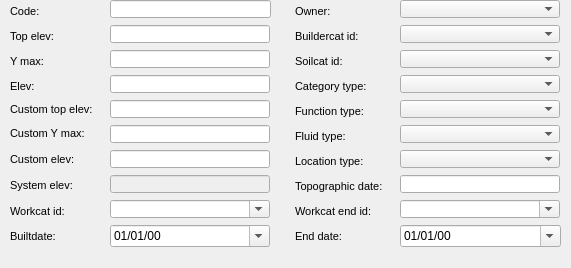
      <widget class="QWidget" name="page_49">
       <property name="geometry">
        <rect>
         <x>0</x>
         <y>0</y>
         <width>571</width>
         <height>268</height>
        </rect>
       </property>
       <attribute name="label">
        <string>Basic information</string>
       </attribute>
       <widget class="QComboBox" name="fluid_type">
        <property name="geometry">
         <rect>
          <x>400</x>
          <y>125</y>
          <width>160</width>
          <height>18</height>
         </rect>
        </property>
       </widget>
       <widget class="QComboBox" name="location_type">
        <property name="geometry">
         <rect>
          <x>400</x>
          <y>150</y>
          <width>160</width>
          <height>18</height>
         </rect>
        </property>
       </widget>
       <widget class="QLineEdit" name="custom_ymax">
        <property name="geometry">
         <rect>
          <x>110</x>
          <y>125</y>
          <width>160</width>
          <height>18</height>
         </rect>
        </property>
        <property name="text">
         <string/>
        </property>
       </widget>
       <widget class="QgsDateTimeEdit" name="builtdate">
        <property name="geometry">
         <rect>
          <x>110</x>
          <y>225</y>
          <width>160</width>
          <height>22</height>
         </rect>
        </property>
        <property name="displayFormat">
         <string>dd/MM/yy</string>
        </property>
        <property name="calendarPopup">
         <bool>true</bool>
        </property>
        <property name="allowNull" stdset="0">
         <bool>true</bool>
        </property>
       </widget>
       <widget class="QLabel" name="label_elev">
        <property name="geometry">
         <rect>
          <x>10</x>
          <y>75</y>
          <width>90</width>
          <height>22</height>
         </rect>
        </property>
        <property name="font">
         <font>
          <pointsize>8</pointsize>
         </font>
        </property>
        <property name="frameShape">
         <enum>QFrame::NoFrame</enum>
        </property>
        <property name="frameShadow">
         <enum>QFrame::Plain</enum>
        </property>
        <property name="text">
         <string>Elev:</string>
        </property>
        <property name="margin">
         <number>3</number>
        </property>
       </widget>
       <widget class="QLabel" name="label_enddate">
        <property name="geometry">
         <rect>
          <x>295</x>
          <y>225</y>
          <width>101</width>
          <height>22</height>
         </rect>
        </property>
        <property name="font">
         <font>
          <pointsize>8</pointsize>
         </font>
        </property>
        <property name="frameShape">
         <enum>QFrame::NoFrame</enum>
        </property>
        <property name="frameShadow">
         <enum>QFrame::Plain</enum>
        </property>
        <property name="text">
         <string>End date:</string>
        </property>
        <property name="textFormat">
         <enum>Qt::AutoText</enum>
        </property>
        <property name="scaledContents">
         <bool>false</bool>
        </property>
        <property name="margin">
         <number>3</number>
        </property>
       </widget>
       <widget class="QLabel" name="label_custom_elev">
        <property name="geometry">
         <rect>
          <x>10</x>
          <y>150</y>
          <width>106</width>
          <height>19</height>
         </rect>
        </property>
        <property name="font">
         <font>
          <pointsize>8</pointsize>
         </font>
        </property>
        <property name="frameShape">
         <enum>QFrame::NoFrame</enum>
        </property>
        <property name="frameShadow">
         <enum>QFrame::Plain</enum>
        </property>
        <property name="text">
         <string>Custom elev:</string>
        </property>
        <property name="wordWrap">
         <bool>true</bool>
        </property>
        <property name="margin">
         <number>3</number>
        </property>
       </widget>
       <widget class="QLineEdit" name="custom_elev">
        <property name="geometry">
         <rect>
          <x>110</x>
          <y>150</y>
          <width>160</width>
          <height>18</height>
         </rect>
        </property>
       </widget>
       <widget class="QComboBox" name="function_type">
        <property name="geometry">
         <rect>
          <x>400</x>
          <y>100</y>
          <width>160</width>
          <height>18</height>
         </rect>
        </property>
       </widget>
       <widget class="QLabel" name="label_workcat_id">
        <property name="geometry">
         <rect>
          <x>10</x>
          <y>200</y>
          <width>90</width>
          <height>22</height>
         </rect>
        </property>
        <property name="font">
         <font>
          <pointsize>8</pointsize>
         </font>
        </property>
        <property name="frameShape">
         <enum>QFrame::NoFrame</enum>
        </property>
        <property name="frameShadow">
         <enum>QFrame::Plain</enum>
        </property>
        <property name="text">
         <string>Workcat id:</string>
        </property>
        <property name="textFormat">
         <enum>Qt::AutoText</enum>
        </property>
        <property name="scaledContents">
         <bool>false</bool>
        </property>
        <property name="margin">
         <number>3</number>
        </property>
       </widget>
       <widget class="QLineEdit" name="elev">
        <property name="geometry">
         <rect>
          <x>110</x>
          <y>75</y>
          <width>160</width>
          <height>18</height>
         </rect>
        </property>
       </widget>
       <widget class="QComboBox" name="ownercat_id">
        <property name="geometry">
         <rect>
          <x>400</x>
          <y>0</y>
          <width>160</width>
          <height>18</height>
         </rect>
        </property>
       </widget>
       <widget class="QLabel" name="label_workcat_id_end">
        <property name="geometry">
         <rect>
          <x>295</x>
          <y>200</y>
          <width>101</width>
          <height>22</height>
         </rect>
        </property>
        <property name="font">
         <font>
          <pointsize>8</pointsize>
         </font>
        </property>
        <property name="frameShape">
         <enum>QFrame::NoFrame</enum>
        </property>
        <property name="frameShadow">
         <enum>QFrame::Plain</enum>
        </property>
        <property name="text">
         <string>Workcat end id:</string>
        </property>
        <property name="textFormat">
         <enum>Qt::AutoText</enum>
        </property>
        <property name="scaledContents">
         <bool>false</bool>
        </property>
        <property name="margin">
         <number>3</number>
        </property>
       </widget>
       <widget class="QComboBox" name="category_type">
        <property name="geometry">
         <rect>
          <x>400</x>
          <y>75</y>
          <width>160</width>
          <height>18</height>
         </rect>
        </property>
       </widget>
       <widget class="QLabel" name="label_buildercat_id">
        <property name="geometry">
         <rect>
          <x>295</x>
          <y>25</y>
          <width>101</width>
          <height>22</height>
         </rect>
        </property>
        <property name="font">
         <font>
          <pointsize>8</pointsize>
         </font>
        </property>
        <property name="frameShape">
         <enum>QFrame::NoFrame</enum>
        </property>
        <property name="frameShadow">
         <enum>QFrame::Plain</enum>
        </property>
        <property name="text">
         <string>Buildercat id:</string>
        </property>
        <property name="textFormat">
         <enum>Qt::AutoText</enum>
        </property>
        <property name="scaledContents">
         <bool>false</bool>
        </property>
        <property name="margin">
         <number>3</number>
        </property>
       </widget>
       <widget class="QLineEdit" name="sys_elev">
        <property name="enabled">
         <bool>false</bool>
        </property>
        <property name="geometry">
         <rect>
          <x>110</x>
          <y>175</y>
          <width>160</width>
          <height>18</height>
         </rect>
        </property>
        <property name="font">
         <font>
          <italic>false</italic>
         </font>
        </property>
        <property name="styleSheet">
         <string notr="true"/>
        </property>
        <property name="text">
         <string/>
        </property>
       </widget>
       <widget class="QLabel" name="label_sys_elev">
        <property name="geometry">
         <rect>
          <x>10</x>
          <y>175</y>
          <width>106</width>
          <height>21</height>
         </rect>
        </property>
        <property name="font">
         <font>
          <pointsize>8</pointsize>
         </font>
        </property>
        <property name="frameShape">
         <enum>QFrame::NoFrame</enum>
        </property>
        <property name="frameShadow">
         <enum>QFrame::Plain</enum>
        </property>
        <property name="text">
         <string>System elev:</string>
        </property>
        <property name="wordWrap">
         <bool>true</bool>
        </property>
        <property name="margin">
         <number>3</number>
        </property>
       </widget>
       <widget class="QComboBox" name="soilcat_id">
        <property name="geometry">
         <rect>
          <x>400</x>
          <y>50</y>
          <width>160</width>
          <height>18</height>
         </rect>
        </property>
       </widget>
       <widget class="QLabel" name="label_soilcat_id">
        <property name="geometry">
         <rect>
          <x>295</x>
          <y>50</y>
          <width>101</width>
          <height>22</height>
         </rect>
        </property>
        <property name="font">
         <font>
          <pointsize>8</pointsize>
         </font>
        </property>
        <property name="frameShape">
         <enum>QFrame::NoFrame</enum>
        </property>
        <property name="frameShadow">
         <enum>QFrame::Plain</enum>
        </property>
        <property name="text">
         <string>Soilcat id:</string>
        </property>
        <property name="textFormat">
         <enum>Qt::AutoText</enum>
        </property>
        <property name="scaledContents">
         <bool>false</bool>
        </property>
        <property name="alignment">
         <set>Qt::AlignLeading|Qt::AlignLeft|Qt::AlignVCenter</set>
        </property>
        <property name="margin">
         <number>3</number>
        </property>
       </widget>
       <widget class="QLabel" name="label_code">
        <property name="geometry">
         <rect>
          <x>10</x>
          <y>0</y>
          <width>101</width>
          <height>22</height>
         </rect>
        </property>
        <property name="font">
         <font>
          <pointsize>8</pointsize>
         </font>
        </property>
        <property name="frameShape">
         <enum>QFrame::NoFrame</enum>
        </property>
        <property name="frameShadow">
         <enum>QFrame::Plain</enum>
        </property>
        <property name="text">
         <string>Code:</string>
        </property>
        <property name="textFormat">
         <enum>Qt::AutoText</enum>
        </property>
        <property name="scaledContents">
         <bool>false</bool>
        </property>
        <property name="margin">
         <number>3</number>
        </property>
       </widget>
       <widget class="QLabel" name="label_custom_top_elev">
        <property name="geometry">
         <rect>
          <x>10</x>
          <y>100</y>
          <width>101</width>
          <height>19</height>
         </rect>
        </property>
        <property name="font">
         <font>
          <pointsize>8</pointsize>
         </font>
        </property>
        <property name="frameShape">
         <enum>QFrame::NoFrame</enum>
        </property>
        <property name="frameShadow">
         <enum>QFrame::Plain</enum>
        </property>
        <property name="text">
         <string>Custom top elev:</string>
        </property>
        <property name="textFormat">
         <enum>Qt::AutoText</enum>
        </property>
        <property name="scaledContents">
         <bool>false</bool>
        </property>
        <property name="wordWrap">
         <bool>true</bool>
        </property>
        <property name="margin">
         <number>3</number>
        </property>
       </widget>
       <widget class="QLabel" name="label_builtdate">
        <property name="geometry">
         <rect>
          <x>10</x>
          <y>225</y>
          <width>101</width>
          <height>22</height>
         </rect>
        </property>
        <property name="font">
         <font>
          <pointsize>8</pointsize>
         </font>
        </property>
        <property name="frameShape">
         <enum>QFrame::NoFrame</enum>
        </property>
        <property name="frameShadow">
         <enum>QFrame::Plain</enum>
        </property>
        <property name="text">
         <string>Builtdate:</string>
        </property>
        <property name="textFormat">
         <enum>Qt::AutoText</enum>
        </property>
        <property name="scaledContents">
         <bool>false</bool>
        </property>
        <property name="margin">
         <number>3</number>
        </property>
       </widget>
       <widget class="QLabel" name="label_function_type">
        <property name="geometry">
         <rect>
          <x>295</x>
          <y>100</y>
          <width>101</width>
          <height>22</height>
         </rect>
        </property>
        <property name="font">
         <font>
          <pointsize>8</pointsize>
         </font>
        </property>
        <property name="frameShape">
         <enum>QFrame::NoFrame</enum>
        </property>
        <property name="frameShadow">
         <enum>QFrame::Plain</enum>
        </property>
        <property name="text">
         <string>Function type:</string>
        </property>
        <property name="textFormat">
         <enum>Qt::AutoText</enum>
        </property>
        <property name="scaledContents">
         <bool>false</bool>
        </property>
        <property name="alignment">
         <set>Qt::AlignLeading|Qt::AlignLeft|Qt::AlignVCenter</set>
        </property>
        <property name="margin">
         <number>3</number>
        </property>
       </widget>
       <widget class="QLineEdit" name="ymax">
        <property name="geometry">
         <rect>
          <x>110</x>
          <y>50</y>
          <width>160</width>
          <height>18</height>
         </rect>
        </property>
       </widget>
       <widget class="QLineEdit" name="code">
        <property name="geometry">
         <rect>
          <x>110</x>
          <y>0</y>
          <width>161</width>
          <height>18</height>
         </rect>
        </property>
       </widget>
       <widget class="QLineEdit" name="custom_top_elev">
        <property name="geometry">
         <rect>
          <x>110</x>
          <y>100</y>
          <width>160</width>
          <height>18</height>
         </rect>
        </property>
       </widget>
       <widget class="QLabel" name="label_owner">
        <property name="geometry">
         <rect>
          <x>295</x>
          <y>0</y>
          <width>101</width>
          <height>22</height>
         </rect>
        </property>
        <property name="font">
         <font>
          <pointsize>8</pointsize>
         </font>
        </property>
        <property name="frameShape">
         <enum>QFrame::NoFrame</enum>
        </property>
        <property name="frameShadow">
         <enum>QFrame::Plain</enum>
        </property>
        <property name="text">
         <string>Owner:</string>
        </property>
        <property name="textFormat">
         <enum>Qt::AutoText</enum>
        </property>
        <property name="scaledContents">
         <bool>false</bool>
        </property>
        <property name="margin">
         <number>3</number>
        </property>
       </widget>
       <widget class="QComboBox" name="workcat_id_end">
        <property name="geometry">
         <rect>
          <x>400</x>
          <y>200</y>
          <width>160</width>
          <height>18</height>
         </rect>
        </property>
        <property name="editable">
         <bool>true</bool>
        </property>
       </widget>
       <widget class="QLineEdit" name="xyz_date">
        <property name="geometry">
         <rect>
          <x>400</x>
          <y>175</y>
          <width>160</width>
          <height>18</height>
         </rect>
        </property>
       </widget>
       <widget class="QLabel" name="label_custom_ymax">
        <property name="geometry">
         <rect>
          <x>10</x>
          <y>125</y>
          <width>90</width>
          <height>17</height>
         </rect>
        </property>
        <property name="font">
         <font>
          <pointsize>8</pointsize>
          <weight>50</weight>
          <bold>false</bold>
         </font>
        </property>
        <property name="frameShape">
         <enum>QFrame::NoFrame</enum>
        </property>
        <property name="frameShadow">
         <enum>QFrame::Plain</enum>
        </property>
        <property name="text">
         <string>Custom Y max:</string>
        </property>
        <property name="wordWrap">
         <bool>false</bool>
        </property>
        <property name="margin">
         <number>3</number>
        </property>
       </widget>
       <widget class="QgsDateTimeEdit" name="enddate">
        <property name="geometry">
         <rect>
          <x>400</x>
          <y>225</y>
          <width>161</width>
          <height>22</height>
         </rect>
        </property>
        <property name="displayFormat">
         <string>dd/MM/yy</string>
        </property>
        <property name="calendarPopup">
         <bool>true</bool>
        </property>
        <property name="allowNull" stdset="0">
         <bool>true</bool>
        </property>
       </widget>
       <widget class="QComboBox" name="workcat_id">
        <property name="geometry">
         <rect>
          <x>110</x>
          <y>200</y>
          <width>160</width>
          <height>18</height>
         </rect>
        </property>
        <property name="editable">
         <bool>true</bool>
        </property>
       </widget>
       <widget class="QLabel" name="label_ymax">
        <property name="geometry">
         <rect>
          <x>10</x>
          <y>50</y>
          <width>90</width>
          <height>22</height>
         </rect>
        </property>
        <property name="font">
         <font>
          <pointsize>8</pointsize>
          <weight>50</weight>
          <bold>false</bold>
         </font>
        </property>
        <property name="frameShape">
         <enum>QFrame::NoFrame</enum>
        </property>
        <property name="frameShadow">
         <enum>QFrame::Plain</enum>
        </property>
        <property name="text">
         <string>Y max:</string>
        </property>
        <property name="margin">
         <number>3</number>
        </property>
       </widget>
       <widget class="QLabel" name="label_xyz_date">
        <property name="geometry">
         <rect>
          <x>295</x>
          <y>175</y>
          <width>106</width>
          <height>22</height>
         </rect>
        </property>
        <property name="font">
         <font>
          <pointsize>8</pointsize>
         </font>
        </property>
        <property name="frameShape">
         <enum>QFrame::NoFrame</enum>
        </property>
        <property name="frameShadow">
         <enum>QFrame::Plain</enum>
        </property>
        <property name="text">
         <string>Topographic date:</string>
        </property>
        <property name="textFormat">
         <enum>Qt::AutoText</enum>
        </property>
        <property name="scaledContents">
         <bool>false</bool>
        </property>
        <property name="margin">
         <number>3</number>
        </property>
       </widget>
       <widget class="QComboBox" name="buildercat_id">
        <property name="geometry">
         <rect>
          <x>400</x>
          <y>25</y>
          <width>160</width>
          <height>18</height>
         </rect>
        </property>
       </widget>
       <widget class="QLineEdit" name="top_elev">
        <property name="geometry">
         <rect>
          <x>110</x>
          <y>25</y>
          <width>160</width>
          <height>18</height>
         </rect>
        </property>
       </widget>
       <widget class="QLabel" name="label_category_type">
        <property name="geometry">
         <rect>
          <x>295</x>
          <y>75</y>
          <width>101</width>
          <height>22</height>
         </rect>
        </property>
        <property name="font">
         <font>
          <pointsize>8</pointsize>
         </font>
        </property>
        <property name="frameShape">
         <enum>QFrame::NoFrame</enum>
        </property>
        <property name="frameShadow">
         <enum>QFrame::Plain</enum>
        </property>
        <property name="text">
         <string>Category type:</string>
        </property>
        <property name="textFormat">
         <enum>Qt::AutoText</enum>
        </property>
        <property name="scaledContents">
         <bool>false</bool>
        </property>
        <property name="alignment">
         <set>Qt::AlignLeading|Qt::AlignLeft|Qt::AlignVCenter</set>
        </property>
        <property name="margin">
         <number>3</number>
        </property>
       </widget>
       <widget class="QLabel" name="label_location_type">
        <property name="geometry">
         <rect>
          <x>295</x>
          <y>150</y>
          <width>101</width>
          <height>22</height>
         </rect>
        </property>
        <property name="font">
         <font>
          <pointsize>8</pointsize>
         </font>
        </property>
        <property name="frameShape">
         <enum>QFrame::NoFrame</enum>
        </property>
        <property name="frameShadow">
         <enum>QFrame::Plain</enum>
        </property>
        <property name="text">
         <string>Location type:</string>
        </property>
        <property name="textFormat">
         <enum>Qt::AutoText</enum>
        </property>
        <property name="scaledContents">
         <bool>false</bool>
        </property>
        <property name="alignment">
         <set>Qt::AlignLeading|Qt::AlignLeft|Qt::AlignVCenter</set>
        </property>
        <property name="margin">
         <number>3</number>
        </property>
       </widget>
       <widget class="QLabel" name="label_fluid_type">
        <property name="geometry">
         <rect>
          <x>295</x>
          <y>125</y>
          <width>101</width>
          <height>22</height>
         </rect>
        </property>
        <property name="font">
         <font>
          <pointsize>8</pointsize>
         </font>
        </property>
        <property name="frameShape">
         <enum>QFrame::NoFrame</enum>
        </property>
        <property name="frameShadow">
         <enum>QFrame::Plain</enum>
        </property>
        <property name="text">
         <string>Fluid type:</string>
        </property>
        <property name="textFormat">
         <enum>Qt::AutoText</enum>
        </property>
        <property name="scaledContents">
         <bool>false</bool>
        </property>
        <property name="alignment">
         <set>Qt::AlignLeading|Qt::AlignLeft|Qt::AlignVCenter</set>
        </property>
        <property name="margin">
         <number>3</number>
        </property>
       </widget>
       <widget class="QLabel" name="label_top_elev">
        <property name="geometry">
         <rect>
          <x>10</x>
          <y>25</y>
          <width>96</width>
          <height>22</height>
         </rect>
        </property>
        <property name="font">
         <font>
          <pointsize>8</pointsize>
          <weight>50</weight>
          <bold>false</bold>
         </font>
        </property>
        <property name="frameShape">
         <enum>QFrame::NoFrame</enum>
        </property>
        <property name="frameShadow">
         <enum>QFrame::Plain</enum>
        </property>
        <property name="text">
         <string>Top elev:</string>
        </property>
        <property name="margin">
         <number>3</number>
        </property>
       </widget>
      </widget>
